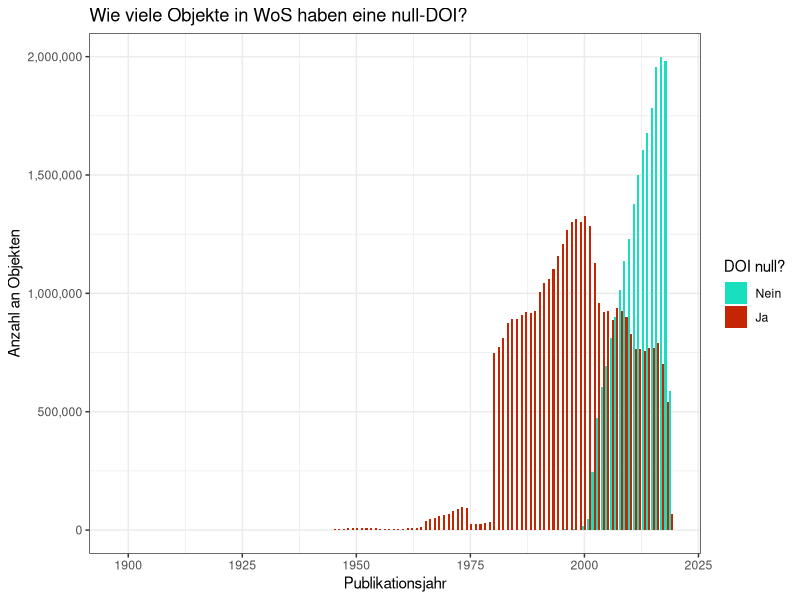

Write R code to recreate this figure. (Note: this script raises an error after producing the figure.)
## ---- chunk 1
knitr::opts_chunk$set(echo = FALSE,
                      message = FALSE,
                      warning = FALSE,
                      options(scipen=999),
                      out.width = "90%",
                      fig.align = "center",
                      dpi = 300)

knitr::knit_hooks$set(inline = function(x) {
  prettyNum(x, big.mark=",")
})

## Call libraries
library(tidyverse)
library(viridis)
library(scales)

## for data gathering
# library(RJDBC)
# library(DBI)
# library(dbplyr)
# drv <-JDBC("oracle.jdbc.OracleDriver", classPath= "jdbc_driver/ojdbc8.jar")
# con <- dbConnect(drv, "jdbc:oracle:thin:@//biblio-p-db01:1521/bibliodb01.fiz.karlsruhe", Sys.getenv("kb_user01"), Sys.getenv("kb_password01"))
## ---- chunk 2
if(file.exists("data/wos_doi_coverage.csv")){
  wos_doi_cov <- read_csv("data/wos_doi_coverage.csv")
} else {
  wos_doi_cov <- dbGetQuery(con, read_file("sql/motivation/wos_doi_coverage.sql"))
  write_csv(wos_doi_cov, "data/wos_doi_coverage.csv")
}
wos_doi_cov_tidy <- wos_doi_cov %>%
  gather("is_null", "number_of_items", -TOTAL_NUMBER_OF_ITEMS, -ARTICLE_TYPE, -PUBYEAR) %>%
  mutate(is_null = case_when(
    is_null == "NUMBER_OF_NULLS" ~ TRUE,
    is_null == "NUMBER_OF_DOIS" ~ FALSE
  )) %>%
  select(-TOTAL_NUMBER_OF_ITEMS)
## ---- chunk 3
# Total number of null DOIs per year
wos_doi_cov_tidy %>%
  group_by(PUBYEAR, is_null) %>%
  summarise(number_of_items = sum(number_of_items)) %>%
  ggplot(aes(x = PUBYEAR, y = number_of_items)) + 
    geom_bar(aes(fill = is_null), stat = "identity", position = "dodge") +
    labs(x = "Publikationsjahr", y = "Anzahl an Objekten", fill = "DOI null?",
         title = "Wie viele Objekte in WoS haben eine null-DOI?") +
  scale_y_continuous(labels = scales::number_format(big.mark = ",")) +
#  scale_fill_manual(values = c("#0d7b4d", "#f96078"), labels = c("Nein", "Ja")) +
  scale_fill_viridis_d(option = "H", end = 0.9, begin = 0.32, labels = c("Nein", "Ja")) +
  theme_bw()
## ---- chunk 4
# Number of null DOIs per article type
# TODO: maybe make this a relative chart?
wos_doi_cov_tidy_factors <- wos_doi_cov_tidy %>%
  mutate(ARTICLE_TYPE = as_factor(ARTICLE_TYPE))%>%
  group_by(ARTICLE_TYPE) %>%
  summarise(number_of_items = sum(number_of_items)) %>%
  arrange(desc(number_of_items)) %>%
  mutate(article_type_grouped = fct_reorder(fct_relevel(fct_other(ARTICLE_TYPE, keep = ARTICLE_TYPE[.$number_of_items > 0.01*sum(wos_doi_cov_tidy$number_of_items)]), "Other"), number_of_items))
wos_doi_cov_tidy %>%
  mutate(ARTICLE_TYPE = as_factor(ARTICLE_TYPE))%>%
  mutate(article_type_grouped = fct_relevel(fct_other(ARTICLE_TYPE, keep = wos_doi_cov_tidy_factors$article_type_grouped), "Other")) %>%
  group_by(article_type_grouped, is_null) %>%
  summarise(number_of_items = sum(number_of_items)) %>%
  arrange(desc(number_of_items)) %>%
  ungroup() %>% 
  mutate(article_type_grouped = fct_reorder(article_type_grouped, desc(number_of_items))) %>%
  ggplot(aes(x = forcats::fct_rev(fct_relevel(article_type_grouped, "Other", after = Inf)), y = number_of_items)) + 
    geom_bar(aes(fill = is_null), stat = "identity", position = "dodge") +
    coord_flip() + 
    labs(x = "Publikationsjahr", y = "Anzahl an Objekten", fill = "DOI null?",
         title = "Welche Artikeltypen haben eine null-DOI?") +
   scale_y_continuous(labels = scales::number_format(big.mark = ",")) +
  scale_fill_viridis_d(option = "H", end = 0.9, begin = 0.32, labels = c("Nein", "Ja")) +
  theme_bw()
## ---- chunk 5
if(file.exists("data/criteria/publication_years_doi_matches.csv")){
  publication_years_doi_matches <- read_csv("data/criteria/publication_years_doi_matches.csv")
} else {
  publication_years_doi_matches <- dbGetQuery(con, read_file("sql/criteria/publication_years_doi_matches.sql"))
  write_csv(publication_years_doi_matches, "data/criteria/publication_years_doi_matches.csv")
}

publication_years_doi_matches %>% 
  mutate(year_diff = WOS_YEAR - UNPAYWALL_YEAR) %>% 
  mutate(year_diff_group = case_when(
    year_diff < 0 ~ "Publikationsjahr in WoS früher als in Unpaywall",
    year_diff == 0 ~ "Identisches Publikationsjahr",
    year_diff == 1 ~ "Publikationsjahr in WoS ein Jahr später als in Unpaywall",
    year_diff == 2 ~ "Publikationsjahr in WoS zwei Jahre später als in Unpaywall",
    year_diff > 2 ~ "Publikationsjahr in WoS mehr als zwei Jahre später als in Unpaywall"
  )) %>% 
  mutate(year_diff_group = fct_relevel(as_factor(year_diff_group), c("Publikationsjahr in WoS früher als in Unpaywall", "Identisches Publikationsjahr", "Publikationsjahr in WoS ein Jahr später als in Unpaywall", "Publikationsjahr in WoS zwei Jahre später als in Unpaywall", "Publikationsjahr in WoS mehr als zwei Jahre später als in Unpaywall"))) %>% 
  group_by(year_diff_group) %>% 
  summarise(MATCHES = sum(MATCHES)) %>% 
  ungroup() %>% 
  mutate(perc = round(MATCHES / sum(MATCHES), digits = 2)*100) %>% 
  select(year_diff_group, perc) %>% 
  knitr::kable(
    col.names = c(
      "Unterschiede in Publikationsjahren",
      "Anteil an gematchten Artikeln (in %)"
    )
  )
## ---- chunk 6
if(file.exists("data/criteria/article_title_doi_matches_similarity.csv")){
  article_title_doi_matches_similarity <- read_csv("data/criteria/article_title_doi_matches_similarity.csv")
} else {
  article_title_doi_matches_similarity <- dbGetQuery(con, read_file("sql/criteria/article_title_doi_matches_similarity.sql"))
  write_csv(article_title_doi_matches_similarity, "data/criteria/article_title_doi_matches_similarity.csv")
}
if(file.exists("data/criteria/article_title_random_matches_similarity.csv")){
  article_title_random_matches_similarity <- read_csv("data/criteria/article_title_random_matches_similarity.csv")
} else {
  article_title_random_matches_similarity <- dbGetQuery(con, read_file("sql/criteria/article_title_random_matches_similarity.sql"))
  write_csv(article_title_random_matches_similarity, "data/criteria/article_title_random_matches_similarity.csv")
}
article_title_doi_matches_similarity <- article_title_doi_matches_similarity %>% 
  select(EDIT_DISTANCE_SIMILARITY) %>% 
  mutate(matched = "Identische DOI")
article_title_random_matches_similarity <- article_title_random_matches_similarity %>% 
  select(EDIT_DISTANCE_SIMILARITY) %>% 
  mutate(matched = "Zufällige Paarung")
article_title_similarity <- article_title_doi_matches_similarity %>% 
  bind_rows(article_title_random_matches_similarity)

article_title_similarity %>%
  group_by(matched, EDIT_DISTANCE_SIMILARITY) %>%
  summarise(n = n()) %>%
  mutate(freq = n/sum(n)) %>%
  ggplot(aes(x=EDIT_DISTANCE_SIMILARITY, y=freq)) +
  geom_bar(stat="identity", fill = "#C42503FF") +
  labs(y="Anteil an gepaarten Artikeln (in %)", x="Ähnlichkeitsmaß") +
  theme_light() +
  theme(legend.position = "none") +
  theme(
      strip.text.x = element_text(color = "black"),
      strip.text.y = element_text(color = "black")
      ) +
  scale_y_continuous(breaks=seq(from=0, to=1, by=0.1), labels=scales::percent) +
  scale_x_continuous(breaks=seq(from=0, to=100, by=10)) +
  facet_wrap(~matched)
## ---- chunk 7
if(file.exists("data/criteria/article_title_doi_matches_length.csv")){
  article_title_doi_matches_length <- read_csv("data/criteria/article_title_doi_matches_length.csv")
} else {
  article_title_doi_matches_length <- dbGetQuery(con, read_file("sql/criteria/article_title_doi_matches_length.sql"))
  write_csv(article_title_doi_matches_length, "data/criteria/article_title_doi_matches_length.csv")
}
if(file.exists("data/criteria/article_title_random_matches_length.csv")){
  article_title_random_matches_length <- read_csv("data/criteria/article_title_random_matches_length.csv")
} else {
  article_title_random_matches_length <- dbGetQuery(con, read_file("sql/criteria/article_title_random_matches_length.sql"))
  write_csv(article_title_random_matches_length, "data/criteria/article_title_random_matches_length.csv")
}
article_title_doi_matches_length <- article_title_doi_matches_length %>% 
  mutate(matched = "Identische DOI")
article_title_random_matches_length <- article_title_random_matches_length %>% 
  mutate(matched = "Zufällige Paarung")
article_title_length <- article_title_doi_matches_length %>% 
  bind_rows(article_title_random_matches_length)

article_title_length %>%
  ggplot(aes(x=LENGTH_DIFFERENCE, y=N)) +
  geom_bar(stat="identity", fill = "#C42503FF") +
  coord_cartesian(xlim=c(0,50)) +
  labs(x="Abweichung in Titellänge", y="Anzahl an Paarungen") +
  theme_light() +
  theme(legend.position = "none") +
  theme(
      strip.text.x = element_text(color = "black"),
      strip.text.y = element_text(color = "black")
      ) +
  facet_wrap(~matched, scales="free")
## ---- chunk 8
#doi_matches <- dbGetQuery(con, read_file("sql/results/gather_matching_results.sql"))
if(file.exists("data/results/doi_matches_aggr.csv")){
  doi_matches_aggr <- read_csv("data/results/doi_matches_aggr.csv")
} else {
  doi_matches_aggr <- dbGetQuery(con, read_file("sql/results/gather_matching_results_aggr.sql"))
  write_csv(doi_matches_aggr, "data/results/doi_matches_aggr.csv")
}
doi_matches_aggr %>% 
  select(TOTAL_MATCHES, DOI_MATCHES, WOS_NULLS, DIFF_DOIS) %>% 
  gather(key = "doi_is_matching", value = "number_of_matches", -TOTAL_MATCHES) %>% 
  mutate(doi_is_matching = factor(doi_is_matching, levels = c("DOI_MATCHES", "WOS_NULLS", "DIFF_DOIS"))) %>% 
  mutate(doi_is_matching = fct_recode(doi_is_matching, "Identische DOI"= "DOI_MATCHES", "WoS DOI null" = "WOS_NULLS", "Unterschiedliche DOIs" = "DIFF_DOIS")) %>% 
  ggplot(aes(x = doi_is_matching, y = number_of_matches)) +
  geom_bar(stat = "identity", fill = "#C42503FF") +
 scale_y_continuous(labels = scales::number_format(big.mark = ",")) +
 labs(x = "", y = "Anzahl von Zuordnungen", title = "Stimmen die DOIs der gematchten Artikel überein?") +
  theme_bw()
## ---- chunk 9
if(file.exists("data/results/duplicates.csv")){
  doi_duplicates <- read_csv("data/results/duplicates.csv")
} else {
  doi_duplicates <- dbGetQuery(con, read_file("sql/results/gather_duplicates.sql"))
  write_csv(doi_duplicates, "data/results/duplicates.csv")
}
doi_duplicates %>% 
  ggplot(aes(x = N)) +
    geom_histogram(binwidth = 1, fill = "#C42503FF") +
    labs(x = "Anzahl an Duplikaten", y = "Anzahl an Artikeln", title = "Wie häufig sind Mehrfachzuordnungen?") +
  scale_y_continuous(labels = scales::number_format(big.mark = ",")) +
  theme_bw()
## ---- chunk 10
if(file.exists("data/results/n_matches_eval.csv")){
  n_matches_eval <- read_csv("data/results/n_matches_eval.csv")
} else {
  n_matches_eval <- dbGetQuery(con, read_file("sql/results/gather_number_matches_eval.sql"))
  write_csv(n_matches_eval, "data/results/n_matches_eval.csv")
}
if(file.exists("data/results/n_matches_doi.csv")){
  n_matches_doi <- read_csv("data/results/n_matches_doi.csv")
} else {
  n_matches_doi <- dbGetQuery(con, read_file("sql/results/gather_number_matches_doi.sql"))
  write_csv(n_matches_doi, "data/results/n_matches_doi.csv")
}
